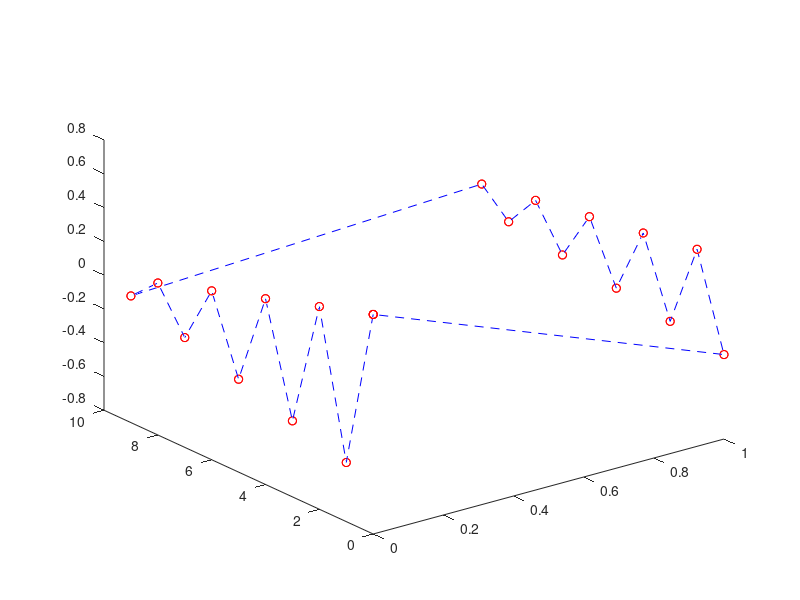

Reproduce this figure in MATLAB. (Note: this script raises an error after producing the figure.)
function DibujaCurva3D()
    P=zeros(21,3);
    P(1,:)=[0 0 0.5];
    P(2,:)=[0 1 -0.45];
    P(3,:)=[0 2 0.4];
    P(4,:)=[0 3 -0.35];
    P(5,:)=[0 4 0.3];
    P(6,:)=[0 5 -0.25];
    P(7,:)=[0 6 0.2];
    P(8,:)=[0 7 -0.15];
    P(9,:)=[0 8 0.1];
    P(10,:)=[0 9 -0.05];
    P(11,:)=[1 9 0.05];
    P(12,:)=[1 8 -0.1];
    P(13,:)=[1 7 0.1];
    P(14,:)=[1 6 -0.15];
    P(15,:)=[1 5 0.15];
    P(16,:)=[1 4 -0.2];
    P(17,:)=[1 3 0.2];
    P(18,:)=[1 2 -0.25];
    P(19,:)=[1 1 0.25];
    P(20,:)=[1 0 -0.3];
    P(21,:)= P(1,:);
    plot3(P(:,1),P(:,2),P(:,3),'ro', P(:,1),P(:,2),P(:,3),'b--');
    hold on
    % Initially, the list of points is empty.
    xyz = [];
    n = 0;
    for k=1:21
        xi = P(k,1);
        yi = P(k,2);
        zi = P(k,3);
        plot3(xi,yi,zi,'ro')
        n = n+1;
        xyz(:,n) = [xi;yi;zi];
    end
    for k=1:20
        t = 1:n;
        ts = 1: 0.1: n;
        xs = spline3(t,xyz(1,:),ts);  
        ys = spline3(t,xyz(2,:),ts);
        zs = spline3(t,xyz(3,:),ts);
        plot3(xs,ys,zs,'b-')
    end
end